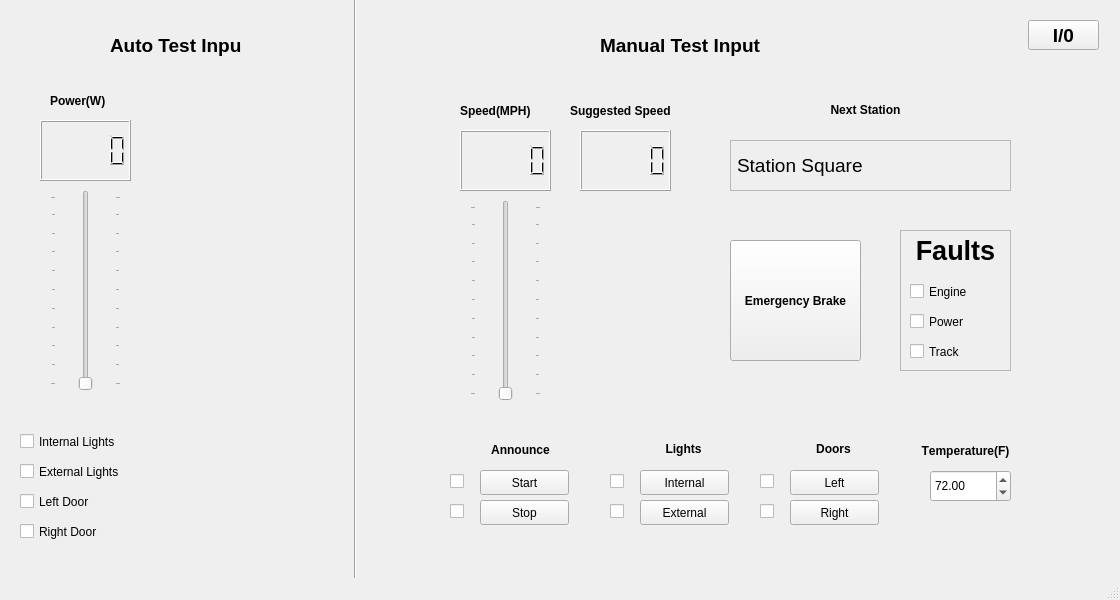
<?xml version="1.0" encoding="UTF-8"?>
<ui version="4.0">
 <class>DriverTestUI</class>
 <widget class="QMainWindow" name="DriverTestUI">
  <property name="geometry">
   <rect>
    <x>0</x>
    <y>0</y>
    <width>1120</width>
    <height>600</height>
   </rect>
  </property>
  <property name="windowTitle">
   <string>MainWindow</string>
  </property>
  <property name="autoFillBackground">
   <bool>false</bool>
  </property>
  <widget class="QWidget" name="centralwidget">
   <widget class="QLabel" name="label">
    <property name="geometry">
     <rect>
      <x>50</x>
      <y>80</y>
      <width>71</width>
      <height>41</height>
     </rect>
    </property>
    <property name="font">
     <font>
      <weight>75</weight>
      <bold>true</bold>
     </font>
    </property>
    <property name="text">
     <string>Power(W)</string>
    </property>
   </widget>
   <widget class="QSlider" name="power_slider">
    <property name="geometry">
     <rect>
      <x>50</x>
      <y>190</y>
      <width>71</width>
      <height>201</height>
     </rect>
    </property>
    <property name="orientation">
     <enum>Qt::Vertical</enum>
    </property>
    <property name="tickPosition">
     <enum>QSlider::TicksBothSides</enum>
    </property>
    <property name="tickInterval">
     <number>0</number>
    </property>
   </widget>
   <widget class="QLCDNumber" name="lcd_power">
    <property name="geometry">
     <rect>
      <x>40</x>
      <y>120</y>
      <width>91</width>
      <height>61</height>
     </rect>
    </property>
    <property name="font">
     <font>
      <pointsize>14</pointsize>
      <weight>75</weight>
      <bold>true</bold>
     </font>
    </property>
   </widget>
   <widget class="QPushButton" name="lights_internal_button">
    <property name="geometry">
     <rect>
      <x>640</x>
      <y>470</y>
      <width>89</width>
      <height>25</height>
     </rect>
    </property>
    <property name="text">
     <string>Internal</string>
    </property>
   </widget>
   <widget class="QPushButton" name="lights_external_button">
    <property name="geometry">
     <rect>
      <x>640</x>
      <y>500</y>
      <width>89</width>
      <height>25</height>
     </rect>
    </property>
    <property name="text">
     <string>External</string>
    </property>
   </widget>
   <widget class="QPushButton" name="doors_left_button">
    <property name="geometry">
     <rect>
      <x>790</x>
      <y>470</y>
      <width>89</width>
      <height>25</height>
     </rect>
    </property>
    <property name="text">
     <string>Left</string>
    </property>
   </widget>
   <widget class="QPushButton" name="doors_right_button">
    <property name="geometry">
     <rect>
      <x>790</x>
      <y>500</y>
      <width>89</width>
      <height>25</height>
     </rect>
    </property>
    <property name="text">
     <string>Right</string>
    </property>
   </widget>
   <widget class="QLabel" name="label_3">
    <property name="geometry">
     <rect>
      <x>650</x>
      <y>440</y>
      <width>67</width>
      <height>17</height>
     </rect>
    </property>
    <property name="font">
     <font>
      <weight>75</weight>
      <bold>true</bold>
     </font>
    </property>
    <property name="text">
     <string>Lights</string>
    </property>
    <property name="alignment">
     <set>Qt::AlignCenter</set>
    </property>
   </widget>
   <widget class="QLabel" name="label_4">
    <property name="geometry">
     <rect>
      <x>800</x>
      <y>440</y>
      <width>67</width>
      <height>17</height>
     </rect>
    </property>
    <property name="font">
     <font>
      <weight>75</weight>
      <bold>true</bold>
     </font>
    </property>
    <property name="text">
     <string>Doors</string>
    </property>
    <property name="alignment">
     <set>Qt::AlignCenter</set>
    </property>
   </widget>
   <widget class="QPushButton" name="e_brake_button">
    <property name="geometry">
     <rect>
      <x>730</x>
      <y>240</y>
      <width>131</width>
      <height>121</height>
     </rect>
    </property>
    <property name="font">
     <font>
      <weight>75</weight>
      <bold>true</bold>
     </font>
    </property>
    <property name="autoFillBackground">
     <bool>false</bool>
    </property>
    <property name="text">
     <string>Emergency Brake</string>
    </property>
   </widget>
   <widget class="QCheckBox" name="checkBox">
    <property name="geometry">
     <rect>
      <x>610</x>
      <y>470</y>
      <width>21</width>
      <height>23</height>
     </rect>
    </property>
    <property name="text">
     <string/>
    </property>
    <property name="checkable">
     <bool>true</bool>
    </property>
   </widget>
   <widget class="QCheckBox" name="checkBox_2">
    <property name="geometry">
     <rect>
      <x>610</x>
      <y>500</y>
      <width>21</width>
      <height>23</height>
     </rect>
    </property>
    <property name="text">
     <string/>
    </property>
   </widget>
   <widget class="QCheckBox" name="checkBox_3">
    <property name="geometry">
     <rect>
      <x>760</x>
      <y>500</y>
      <width>21</width>
      <height>23</height>
     </rect>
    </property>
    <property name="text">
     <string/>
    </property>
   </widget>
   <widget class="QCheckBox" name="checkBox_4">
    <property name="geometry">
     <rect>
      <x>760</x>
      <y>470</y>
      <width>21</width>
      <height>23</height>
     </rect>
    </property>
    <property name="text">
     <string/>
    </property>
   </widget>
   <widget class="Line" name="line">
    <property name="geometry">
     <rect>
      <x>340</x>
      <y>-20</y>
      <width>31</width>
      <height>641</height>
     </rect>
    </property>
    <property name="orientation">
     <enum>Qt::Vertical</enum>
    </property>
   </widget>
   <widget class="QLabel" name="label_5">
    <property name="geometry">
     <rect>
      <x>760</x>
      <y>100</y>
      <width>211</width>
      <height>20</height>
     </rect>
    </property>
    <property name="font">
     <font>
      <weight>75</weight>
      <bold>true</bold>
     </font>
    </property>
    <property name="text">
     <string>Next Station</string>
    </property>
    <property name="alignment">
     <set>Qt::AlignCenter</set>
    </property>
   </widget>
   <widget class="QCheckBox" name="checkBox_5">
    <property name="geometry">
     <rect>
      <x>20</x>
      <y>430</y>
      <width>131</width>
      <height>23</height>
     </rect>
    </property>
    <property name="text">
     <string>Internal Lights</string>
    </property>
    <property name="checkable">
     <bool>false</bool>
    </property>
   </widget>
   <widget class="QCheckBox" name="checkBox_6">
    <property name="geometry">
     <rect>
      <x>20</x>
      <y>460</y>
      <width>131</width>
      <height>23</height>
     </rect>
    </property>
    <property name="text">
     <string>External Lights</string>
    </property>
    <property name="checkable">
     <bool>false</bool>
    </property>
   </widget>
   <widget class="QCheckBox" name="checkBox_7">
    <property name="geometry">
     <rect>
      <x>20</x>
      <y>490</y>
      <width>131</width>
      <height>23</height>
     </rect>
    </property>
    <property name="text">
     <string>Left Door</string>
    </property>
    <property name="checkable">
     <bool>false</bool>
    </property>
   </widget>
   <widget class="QCheckBox" name="checkBox_8">
    <property name="geometry">
     <rect>
      <x>20</x>
      <y>520</y>
      <width>101</width>
      <height>23</height>
     </rect>
    </property>
    <property name="text">
     <string>Right Door</string>
    </property>
    <property name="checkable">
     <bool>false</bool>
    </property>
   </widget>
   <widget class="QCheckBox" name="Engine_fault">
    <property name="geometry">
     <rect>
      <x>910</x>
      <y>280</y>
      <width>121</width>
      <height>23</height>
     </rect>
    </property>
    <property name="text">
     <string>Engine</string>
    </property>
    <property name="checkable">
     <bool>false</bool>
    </property>
   </widget>
   <widget class="QCheckBox" name="Power_fault">
    <property name="geometry">
     <rect>
      <x>910</x>
      <y>310</y>
      <width>121</width>
      <height>23</height>
     </rect>
    </property>
    <property name="text">
     <string>Power</string>
    </property>
    <property name="checkable">
     <bool>false</bool>
    </property>
   </widget>
   <widget class="QCheckBox" name="track_fault">
    <property name="geometry">
     <rect>
      <x>910</x>
      <y>340</y>
      <width>121</width>
      <height>23</height>
     </rect>
    </property>
    <property name="text">
     <string>Track</string>
    </property>
    <property name="checkable">
     <bool>false</bool>
    </property>
   </widget>
   <widget class="QPushButton" name="announce_start_button">
    <property name="geometry">
     <rect>
      <x>480</x>
      <y>470</y>
      <width>89</width>
      <height>25</height>
     </rect>
    </property>
    <property name="text">
     <string>Start</string>
    </property>
   </widget>
   <widget class="QPushButton" name="announce_stop_button">
    <property name="geometry">
     <rect>
      <x>480</x>
      <y>500</y>
      <width>89</width>
      <height>25</height>
     </rect>
    </property>
    <property name="text">
     <string>Stop</string>
    </property>
   </widget>
   <widget class="QCheckBox" name="checkBox_12">
    <property name="geometry">
     <rect>
      <x>450</x>
      <y>500</y>
      <width>21</width>
      <height>23</height>
     </rect>
    </property>
    <property name="text">
     <string/>
    </property>
   </widget>
   <widget class="QCheckBox" name="checkBox_13">
    <property name="geometry">
     <rect>
      <x>450</x>
      <y>470</y>
      <width>21</width>
      <height>23</height>
     </rect>
    </property>
    <property name="text">
     <string/>
    </property>
   </widget>
   <widget class="QLabel" name="label_8">
    <property name="geometry">
     <rect>
      <x>480</x>
      <y>440</y>
      <width>81</width>
      <height>20</height>
     </rect>
    </property>
    <property name="font">
     <font>
      <weight>75</weight>
      <bold>true</bold>
     </font>
    </property>
    <property name="text">
     <string>Announce</string>
    </property>
    <property name="alignment">
     <set>Qt::AlignCenter</set>
    </property>
   </widget>
   <widget class="QLabel" name="label_6">
    <property name="geometry">
     <rect>
      <x>570</x>
      <y>90</y>
      <width>131</width>
      <height>41</height>
     </rect>
    </property>
    <property name="font">
     <font>
      <weight>75</weight>
      <bold>true</bold>
     </font>
    </property>
    <property name="text">
     <string>Suggested Speed</string>
    </property>
   </widget>
   <widget class="QLabel" name="label_2">
    <property name="geometry">
     <rect>
      <x>460</x>
      <y>90</y>
      <width>91</width>
      <height>41</height>
     </rect>
    </property>
    <property name="font">
     <font>
      <weight>75</weight>
      <bold>true</bold>
     </font>
    </property>
    <property name="text">
     <string>Speed(MPH)</string>
    </property>
   </widget>
   <widget class="QSlider" name="speed_slider">
    <property name="geometry">
     <rect>
      <x>470</x>
      <y>200</y>
      <width>71</width>
      <height>201</height>
     </rect>
    </property>
    <property name="orientation">
     <enum>Qt::Vertical</enum>
    </property>
    <property name="tickPosition">
     <enum>QSlider::TicksBothSides</enum>
    </property>
   </widget>
   <widget class="QLCDNumber" name="lcd_speed">
    <property name="geometry">
     <rect>
      <x>460</x>
      <y>130</y>
      <width>91</width>
      <height>61</height>
     </rect>
    </property>
    <property name="font">
     <font>
      <pointsize>14</pointsize>
      <weight>75</weight>
      <bold>true</bold>
     </font>
    </property>
   </widget>
   <widget class="QLCDNumber" name="lcd_suggested">
    <property name="geometry">
     <rect>
      <x>580</x>
      <y>130</y>
      <width>91</width>
      <height>61</height>
     </rect>
    </property>
    <property name="font">
     <font>
      <pointsize>14</pointsize>
      <weight>75</weight>
      <bold>true</bold>
     </font>
    </property>
   </widget>
   <widget class="QDoubleSpinBox" name="temperature_box">
    <property name="geometry">
     <rect>
      <x>930</x>
      <y>470</y>
      <width>81</width>
      <height>32</height>
     </rect>
    </property>
    <property name="minimum">
     <double>50.000000000000000</double>
    </property>
    <property name="maximum">
     <double>90.000000000000000</double>
    </property>
    <property name="value">
     <double>72.000000000000000</double>
    </property>
   </widget>
   <widget class="QLabel" name="label_9">
    <property name="geometry">
     <rect>
      <x>910</x>
      <y>440</y>
      <width>111</width>
      <height>22</height>
     </rect>
    </property>
    <property name="font">
     <font>
      <weight>75</weight>
      <bold>true</bold>
      <kerning>false</kerning>
     </font>
    </property>
    <property name="text">
     <string>Temperature(F)</string>
    </property>
    <property name="alignment">
     <set>Qt::AlignCenter</set>
    </property>
   </widget>
   <widget class="QFrame" name="frame">
    <property name="geometry">
     <rect>
      <x>730</x>
      <y>140</y>
      <width>281</width>
      <height>51</height>
     </rect>
    </property>
    <property name="frameShape">
     <enum>QFrame::StyledPanel</enum>
    </property>
    <property name="frameShadow">
     <enum>QFrame::Raised</enum>
    </property>
    <property name="lineWidth">
     <number>5</number>
    </property>
    <property name="midLineWidth">
     <number>5</number>
    </property>
    <widget class="QLabel" name="next_station_label">
     <property name="geometry">
      <rect>
       <x>7</x>
       <y>10</y>
       <width>261</width>
       <height>31</height>
      </rect>
     </property>
     <property name="font">
      <font>
       <pointsize>14</pointsize>
      </font>
     </property>
     <property name="autoFillBackground">
      <bool>false</bool>
     </property>
     <property name="text">
      <string>Station Square</string>
     </property>
    </widget>
   </widget>
   <widget class="QLabel" name="label_10">
    <property name="geometry">
     <rect>
      <x>600</x>
      <y>30</y>
      <width>161</width>
      <height>31</height>
     </rect>
    </property>
    <property name="font">
     <font>
      <pointsize>14</pointsize>
      <weight>75</weight>
      <bold>true</bold>
     </font>
    </property>
    <property name="text">
     <string>Manual Test Input</string>
    </property>
   </widget>
   <widget class="QLabel" name="label_11">
    <property name="geometry">
     <rect>
      <x>110</x>
      <y>30</y>
      <width>131</width>
      <height>31</height>
     </rect>
    </property>
    <property name="font">
     <font>
      <pointsize>14</pointsize>
      <weight>75</weight>
      <bold>true</bold>
     </font>
    </property>
    <property name="text">
     <string>Auto Test Input</string>
    </property>
   </widget>
   <widget class="QFrame" name="frame_2">
    <property name="geometry">
     <rect>
      <x>900</x>
      <y>230</y>
      <width>111</width>
      <height>141</height>
     </rect>
    </property>
    <property name="frameShape">
     <enum>QFrame::StyledPanel</enum>
    </property>
    <property name="frameShadow">
     <enum>QFrame::Raised</enum>
    </property>
    <widget class="QLabel" name="label_7">
     <property name="geometry">
      <rect>
       <x>0</x>
       <y>0</y>
       <width>111</width>
       <height>41</height>
      </rect>
     </property>
     <property name="font">
      <font>
       <pointsize>20</pointsize>
       <weight>75</weight>
       <bold>true</bold>
      </font>
     </property>
     <property name="text">
      <string>Faults</string>
     </property>
     <property name="alignment">
      <set>Qt::AlignCenter</set>
     </property>
    </widget>
   </widget>
   <widget class="QPushButton" name="pushButton">
    <property name="geometry">
     <rect>
      <x>1028</x>
      <y>20</y>
      <width>71</width>
      <height>30</height>
     </rect>
    </property>
    <property name="font">
     <font>
      <pointsize>14</pointsize>
      <weight>75</weight>
      <bold>true</bold>
     </font>
    </property>
    <property name="text">
     <string>I/0</string>
    </property>
   </widget>
   <zorder>frame_2</zorder>
   <zorder>label</zorder>
   <zorder>power_slider</zorder>
   <zorder>lcd_power</zorder>
   <zorder>lights_internal_button</zorder>
   <zorder>lights_external_button</zorder>
   <zorder>doors_left_button</zorder>
   <zorder>doors_right_button</zorder>
   <zorder>label_3</zorder>
   <zorder>label_4</zorder>
   <zorder>e_brake_button</zorder>
   <zorder>checkBox</zorder>
   <zorder>checkBox_2</zorder>
   <zorder>checkBox_3</zorder>
   <zorder>checkBox_4</zorder>
   <zorder>line</zorder>
   <zorder>label_5</zorder>
   <zorder>checkBox_5</zorder>
   <zorder>checkBox_6</zorder>
   <zorder>checkBox_7</zorder>
   <zorder>checkBox_8</zorder>
   <zorder>Engine_fault</zorder>
   <zorder>Power_fault</zorder>
   <zorder>track_fault</zorder>
   <zorder>announce_start_button</zorder>
   <zorder>announce_stop_button</zorder>
   <zorder>checkBox_12</zorder>
   <zorder>checkBox_13</zorder>
   <zorder>label_8</zorder>
   <zorder>label_6</zorder>
   <zorder>label_2</zorder>
   <zorder>speed_slider</zorder>
   <zorder>lcd_speed</zorder>
   <zorder>lcd_suggested</zorder>
   <zorder>temperature_box</zorder>
   <zorder>label_9</zorder>
   <zorder>frame</zorder>
   <zorder>label_10</zorder>
   <zorder>label_11</zorder>
   <zorder>pushButton</zorder>
  </widget>
  <widget class="QStatusBar" name="statusbar"/>
 </widget>
 <resources/>
 <connections>
  <connection>
   <sender>speed_slider</sender>
   <signal>valueChanged(int)</signal>
   <receiver>lcd_speed</receiver>
   <slot>display(int)</slot>
   <hints>
    <hint type="sourcelabel">
     <x>277</x>
     <y>309</y>
    </hint>
    <hint type="destinationlabel">
     <x>215</x>
     <y>170</y>
    </hint>
   </hints>
  </connection>
  <connection>
   <sender>power_slider</sender>
   <signal>valueChanged(int)</signal>
   <receiver>lcd_power</receiver>
   <slot>display(int)</slot>
   <hints>
    <hint type="sourcelabel">
     <x>115</x>
     <y>299</y>
    </hint>
    <hint type="destinationlabel">
     <x>92</x>
     <y>158</y>
    </hint>
   </hints>
  </connection>
  <connection>
   <sender>lights_internal_button</sender>
   <signal>clicked()</signal>
   <receiver>checkBox</receiver>
   <slot>animateClick()</slot>
   <hints>
    <hint type="sourcelabel">
     <x>434</x>
     <y>468</y>
    </hint>
    <hint type="destinationlabel">
     <x>370</x>
     <y>469</y>
    </hint>
   </hints>
  </connection>
  <connection>
   <sender>lights_external_button</sender>
   <signal>clicked()</signal>
   <receiver>checkBox_2</receiver>
   <slot>animateClick()</slot>
   <hints>
    <hint type="sourcelabel">
     <x>413</x>
     <y>503</y>
    </hint>
    <hint type="destinationlabel">
     <x>373</x>
     <y>501</y>
    </hint>
   </hints>
  </connection>
  <connection>
   <sender>announce_start_button</sender>
   <signal>clicked()</signal>
   <receiver>checkBox_13</receiver>
   <slot>animateClick()</slot>
   <hints>
    <hint type="sourcelabel">
     <x>264</x>
     <y>466</y>
    </hint>
    <hint type="destinationlabel">
     <x>205</x>
     <y>473</y>
    </hint>
   </hints>
  </connection>
  <connection>
   <sender>announce_stop_button</sender>
   <signal>clicked()</signal>
   <receiver>checkBox_12</receiver>
   <slot>animateClick()</slot>
   <hints>
    <hint type="sourcelabel">
     <x>255</x>
     <y>499</y>
    </hint>
    <hint type="destinationlabel">
     <x>215</x>
     <y>501</y>
    </hint>
   </hints>
  </connection>
  <connection>
   <sender>doors_left_button</sender>
   <signal>clicked()</signal>
   <receiver>checkBox_4</receiver>
   <slot>animateClick()</slot>
   <hints>
    <hint type="sourcelabel">
     <x>594</x>
     <y>474</y>
    </hint>
    <hint type="destinationlabel">
     <x>514</x>
     <y>468</y>
    </hint>
   </hints>
  </connection>
  <connection>
   <sender>doors_right_button</sender>
   <signal>clicked()</signal>
   <receiver>checkBox_3</receiver>
   <slot>toggle()</slot>
   <hints>
    <hint type="sourcelabel">
     <x>552</x>
     <y>499</y>
    </hint>
    <hint type="destinationlabel">
     <x>519</x>
     <y>500</y>
    </hint>
   </hints>
  </connection>
  <connection>
   <sender>temperature_box</sender>
   <signal>valueChanged(double)</signal>
   <receiver>temperature_box</receiver>
   <slot>setValue(double)</slot>
   <hints>
    <hint type="sourcelabel">
     <x>727</x>
     <y>477</y>
    </hint>
    <hint type="destinationlabel">
     <x>755</x>
     <y>470</y>
    </hint>
   </hints>
  </connection>
 </connections>
</ui>
